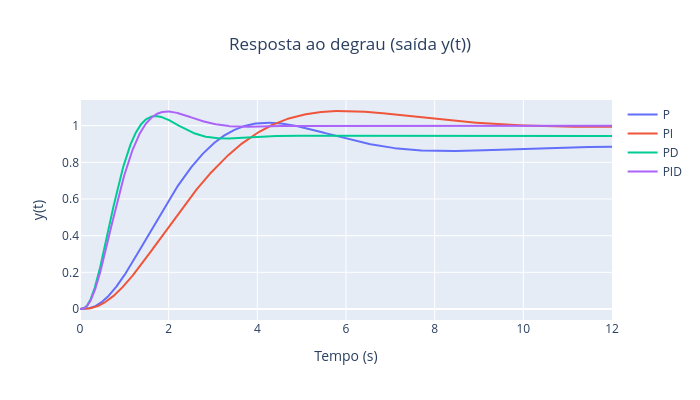

Source (notebook cell):
### Markdown cell above
Quando aumentamos o valor de N, o polo do filtro passa-baixa ($-\frac{N}{T_D}$) é deslocado para frequências mais altas no plano complexo. Matematicamente, a parcela $\frac{T_D s}{1 + \frac{T_D}{N}s}$ tende a se comportar cada vez mais como uma derivada pura ($T_D s$). Portanto, aumentar o valor de N faz com que a resposta do controlador PID implementável se aproxime da resposta teórica (PID Ideal), reduzindo o erro entre eles

### Code cell
# @title Parte 2b: Cancelamento de polos

s = control.TransferFunction.s

# -------------------------------
# Planta
# -------------------------------
P = 1/((1+10*s)*(1+s)*(1+0.2*s))

# -------------------------------
# Controladores
# -------------------------------
Cp   = 1
Cpi  = (1+10*s)/(10*s)
Cpd  = (1+s)/(1+0.2*s)
Cpid = Cpi*Cpd

# -------------------------------
# Ajuste de ganho (PM ≈ 60°)
# -------------------------------
def ajusta_k(C, P):
    L = C*P
    mag, phase, omega = control.bode(L, plot=False)
    phase = np.degrees(phase)

    alvo = -120
    idx = np.argmin(np.abs(phase - alvo))

    return 1/mag[idx]

kp   = ajusta_k(Cp, P)
kpi  = ajusta_k(Cpi, P)
kpd  = ajusta_k(Cpd, P)
kpid = ajusta_k(Cpid, P)

Cp   *= kp
Cpi  *= kpi
Cpd  *= kpd
Cpid *= kpid

# -------------------------------
# Malhas
# -------------------------------
Lp   = Cp*P
Lpi  = control.minreal(Cpi*P)
Lpd  = control.minreal(Cpd*P)
Lpid = control.minreal(Cpid*P)

Tp   = control.feedback(Lp, 1)
Tpi  = control.feedback(Lpi, 1)
Tpd  = control.feedback(Lpd, 1)
Tpid = control.feedback(Lpid, 1)

Up   = Cp/(1+Lp)
Upi  = Cpi/(1+Lpi)
Upd  = Cpd/(1+Lpd)
Upid = Cpid/(1+Lpid)

# Tempo
t = np.linspace(0, 12, 2000)

# -------------------------------
# FIGURA 1: Resposta ao degrau (saída)
# -------------------------------
fig1 = go.Figure()

for T, nome in zip([Tp, Tpi, Tpd, Tpid], ['P','PI','PD','PID']):
    t_out, y = control.step_response(T, t)
    fig1.add_trace(go.Scatter(x=t_out, y=y, mode='lines', name=nome))

fig1.update_layout(
    title=dict(text='Resposta ao degrau (saída y(t))', x=0.5),
    xaxis_title='Tempo (s)',
    yaxis_title='y(t)',
    width=700,
    height=400,
)

fig1.show()

# -------------------------------
# FIGURA 2: u(t) - P e PI
# -------------------------------
fig2 = go.Figure()

for U, nome in zip([Up, Upi], ['P','PI']):
    t_out, u = control.step_response(U, t)
    fig2.add_trace(go.Scatter(x=t_out, y=u, mode='lines', name=nome))

fig2.update_layout(
    title=dict(
        text='Comportamento das ações de controle (P e PI)',
        x=0.5
    ),
    xaxis_title='Tempo (s)',
    yaxis_title='u(t)',
    width=700,
    height=400,
)

fig2.show()

# -------------------------------
# FIGURA 3: u(t) - PD e PID
# -------------------------------
fig3 = go.Figure()

for U, nome in zip([Upd, Upid], ['PD','PID']):
    t_out, u = control.step_response(U, t)
    fig3.add_trace(go.Scatter(x=t_out, y=u, mode='lines', name=nome))

fig3.update_layout(
    title=dict(
        text='Comportamento das ações de controle (PD e PID)',
        x=0.5
    ),
    xaxis_title='Tempo (s)',
    yaxis_title='u(t)',
    width=700,
    height=400,
)

fig3.show()

# -------------------------------
# MÉTRICAS
# -------------------------------
def metricas(T):
    t_out, y = control.step_response(T, t)
    yss = y[-1]
    ess = 1 - yss
    Mp = (np.max(y) - yss)/yss
    return yss, ess, Mp

def u_max(U):
    t_out, u = control.step_response(U, t)
    return np.max(u)

def tempo_acomodacao(t_out, y, percentual=0.02):
    y_final = y[-1]
    banda = percentual * abs(y_final)
    dentro_banda = np.abs(y - y_final) <= banda

    # Encontra o índice onde a resposta entra e permanece dentro da banda
    for i in range(len(y)):
        if np.all(dentro_banda[i:]):
            return t_out[i]
    return t_out[-1]  # Se não estabilizar, retorna o último tempo

print("\n========== RESULTADOS ==========")

for nome, T, U, k in zip(
    ['P', 'PI', 'PD', 'PID'],
    [Tp, Tpi, Tpd, Tpid],
    [Up, Upi, Upd, Upid],
    [kp, kpi, kpd, kpid]
):
    t_out, y = control.step_response(T, t)
    yss, ess, Mp = metricas(T)
    umax = u_max(U)
    ts = tempo_acomodacao(t_out, y)

    print(f"\nControlador {nome}:")
    print(f"k_P ajustado: {k:.4f}")
    print(f"y(∞): {yss:.4f}")
    print(f"e(∞): {ess:.4f}")
    print(f"Mp: {Mp:.4f}")
    print(f"u_max: {umax:.4f}")
    print(f"t_s (2% banda): {ts:.4f} s")

### Figure 1 — Plotly figure (JSON) as saved in the notebook; plotly's stock layout.template omitted (floating-point values rounded to 4 significant figures; data arrays with more than 128 entries replaced by an {"elided": "..."} marker saying what was removed)
{"data": [{"mode": "lines", "name": "P", "type": "scatter", "x": {"elided": "2000 float values"}, "y": {"elided": "2000 float values"}}, {"mode": "lines", "name": "PI", "type": "scatter", "x": {"elided": "2000 float values"}, "y": {"elided": "2000 float values"}}, {"mode": "lines", "name": "PD", "type": "scatter", "x": {"elided": "2000 float values"}, "y": {"elided": "2000 float values"}}, {"mode": "lines", "name": "PID", "type": "scatter", "x": {"elided": "2000 float values"}, "y": {"elided": "2000 float values"}}], "layout": {"height": 400, "title": {"text": "Resposta ao degrau (saída y(t))", "x": 0.5}, "width": 700, "xaxis": {"title": {"text": "Tempo (s)"}}, "yaxis": {"title": {"text": "y(t)"}}}}
